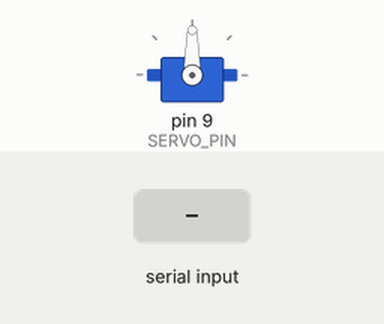
This sketch was run on a simulated Arduino Uno, built with avr-gcc and run on an emulated ATmega328P. Parts: servo. The test bench sets the inputs (shaded band).

Above: at 1.2 s.
1.3 s: "30,150\n" received over Serial
At 1.8 s:
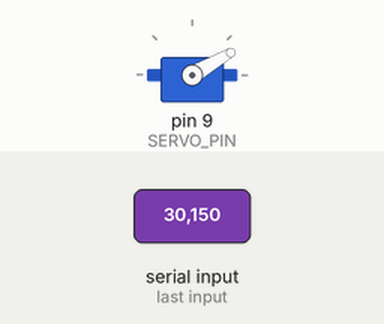
2.8 s: "5\n" received over Serial
At 3.9 s:
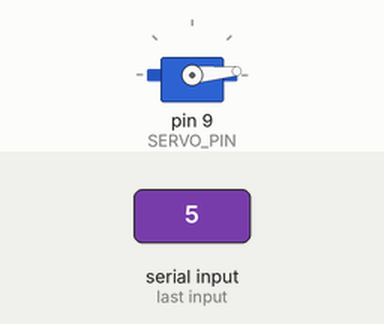
4.3 s: "200\n" received over Serial
At 5.1 s:
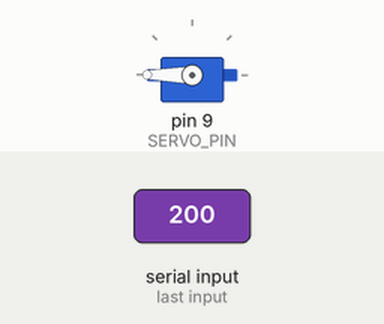
5.8 s: "90,45\n" received over Serial
At 6.4 s:
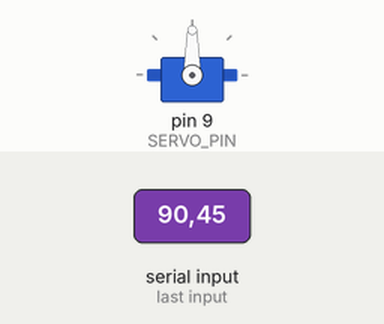
Timing chart, 0 to 8.3 s (numbered marks = the images above; inputs shaded):
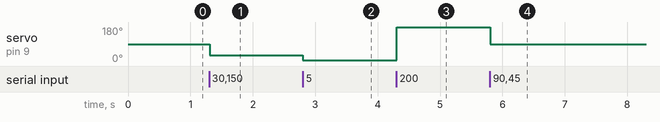

The sketch:

unity_servo_control.ino
```cpp
#include <Servo.h>

constexpr int SERVO_PIN {9};

Servo servo {};

void setup()
{
  Serial.begin(9600);
  servo.attach(SERVO_PIN);
}

void loop()
{
  if (Serial.available())
  {
    String input {Serial.readStringUntil('\n')};
    input.trim();

    int angle {input.toInt()};
    servo.write(constrain(angle, 0, 180));
  }
}
```

Measured:
- after the input at 1.3 s, servo on pin 9 (SERVO_PIN): 90° → 30° at once
- after the input at 2.8 s, servo on pin 9 (SERVO_PIN): 30° → 5° at once
- after the input at 4.3 s, servo on pin 9 (SERVO_PIN): 5° → 180° at once
- after the input at 5.8 s, servo on pin 9 (SERVO_PIN): 180° → 90° at once
